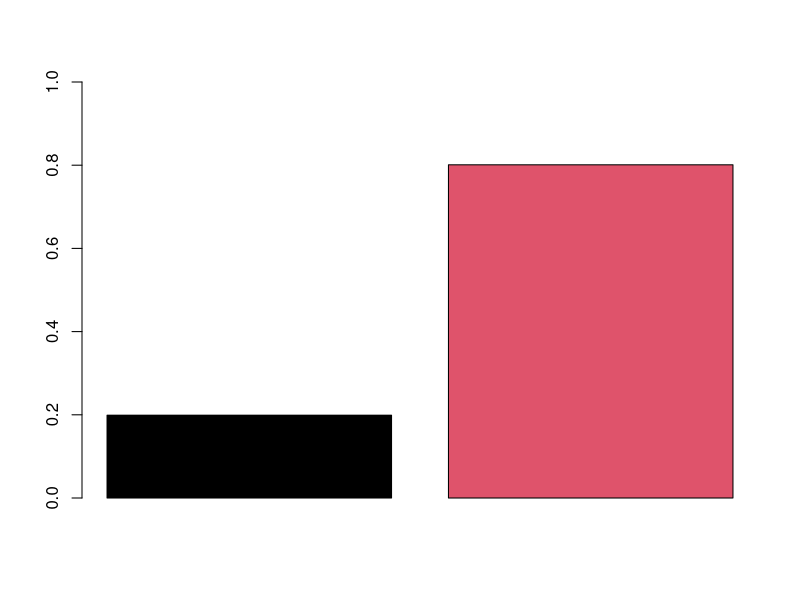
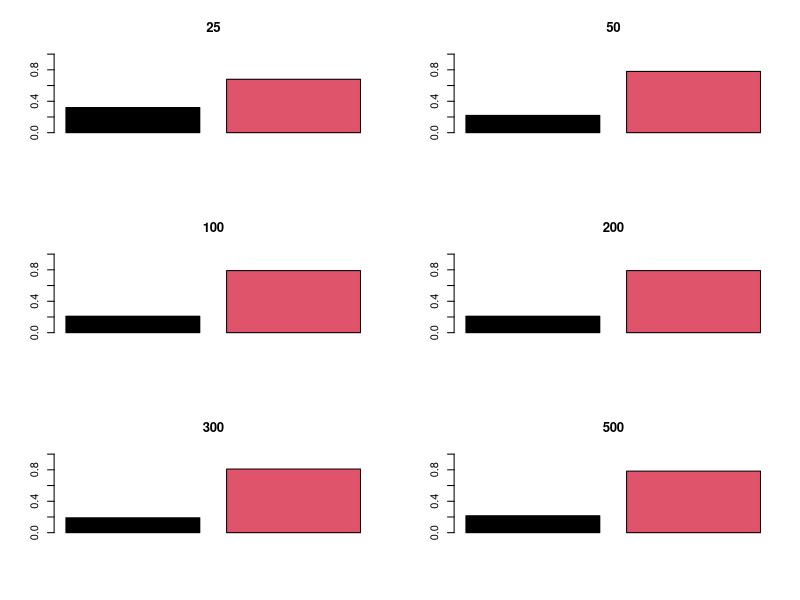

The R source for these figures, in order:
set.seed(367895)
parameter <- sample(x = 1:1000, size = 1000)
set.seed(NULL)
criteria <- 200
lower <- parameter[parameter < criteria]
upper <- parameter[parameter >= criteria]
lower_rate <- length(lower) / length(parameter)
upper_rate <- length(upper) / length(parameter)
barplot(c(lower_rate, 1 - lower_rate), col = 1:2, ylim = 0:1)

par(mfrow = c(3, 2))

getSample <- function(cnt) {
    sample_data <- sample(x = parameter, cnt)

    sample_data_lower <- sample_data[sample_data < criteria]
    sample_data_lower_rate <- length(sample_data_lower) / length(sample_data)
    print(sample_data_lower_rate)
    barplot(c(sample_data_lower_rate, 1 - sample_data_lower_rate), col = 1:2, ylim = 0:1, main = cnt)

}

getSample(25)
getSample(50)
getSample(100)
getSample(200)
getSample(300)
getSample(500)